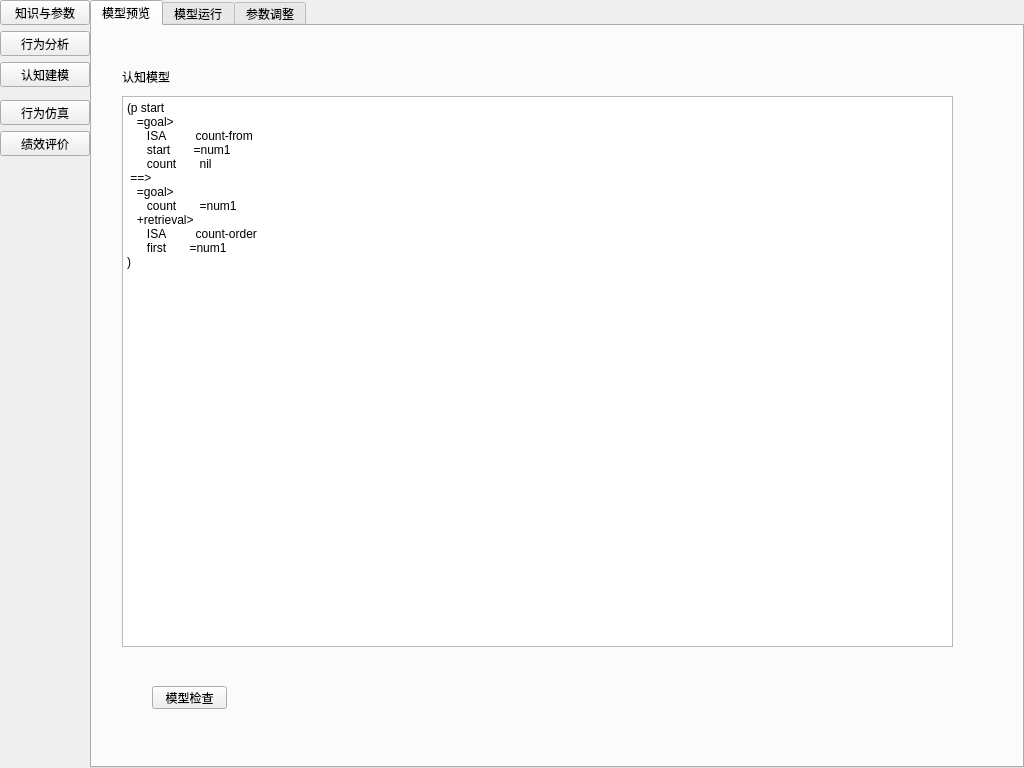
<?xml version="1.0" encoding="UTF-8"?>
<ui version="4.0">
 <class>SideBarDemo</class>
 <widget class="QWidget" name="SideBarDemo">
  <property name="geometry">
   <rect>
    <x>0</x>
    <y>0</y>
    <width>1024</width>
    <height>768</height>
   </rect>
  </property>
  <property name="windowTitle">
   <string>认知与决策建模仿真</string>
  </property>
  <property name="styleSheet">
   <string notr="true">QWidget.SideBar {
    border-right: 1px solid rgb(170, 170, 170);
    background: qlineargradient(spread:reflect,
        x1:0, y1:0, x2:1, y2:0,
        stop:0 rgba(50, 50, 50, 255),
        stop:1 rgba(150, 150, 150, 255));
}

QWidget.SideBar QToolButton {
    font-size: 13px;
    font-weight: normal;
    border: none;
    color: rgb(240,240,240);

    padding-left:12px;
    padding-right: 12px;
    padding-top: 5px;

    border-top: 1px dashed rgba(0,0,0,0);
    border-bottom: 1px dashed rgba(0,0,0,0);
    border-right: 1px dashed rgba(0,0,0,0);
}

QWidget.SideBar QToolButton:hover {
    color: rgb(200, 200, 200);
}

QWidget.SideBar QToolButton[current=&quot;true&quot;] {
    border-top: 1px solid rgb(90,90,90);
    border-right: 1px solid rgb(200, 200, 200, 200);
    border-bottom: 1px solid rgb(90,90,90);
    color: black;
    background: qlineargradient(spread:pad,
        x1:0, y1:0, x2:1, y2:0,
        stop:0 rgba(130, 130, 130, 255),
        stop:1 rgba(230, 230, 230, 255));
}

QWidget.SideBar QToolButton[first=&quot;true&quot;] {
    border-top: 1px dashed rgba(0, 0, 0, 0);
}

QWidget.SideBar .Separator {
    border: none;
    background: qlineargradient(spread:reflect,
        x1:0, y1:0, x2:1, y2:0,
        stop:0 rgba(10, 10, 10, 255),
        stop:1 rgba(220, 220, 220, 255));
}

#content {
	border: none;
	border-left: 1px solid gray;
	background: rgba(0, 255, 0, 100);
}</string>
  </property>
  <property name="class" stdset="0">
   <string/>
  </property>
  <layout class="QGridLayout" name="gridLayout">
   <property name="leftMargin">
    <number>0</number>
   </property>
   <property name="topMargin">
    <number>0</number>
   </property>
   <property name="rightMargin">
    <number>0</number>
   </property>
   <property name="bottomMargin">
    <number>0</number>
   </property>
   <property name="horizontalSpacing">
    <number>0</number>
   </property>
   <item row="0" column="0">
    <widget class="QWidget" name="sideBar" native="true">
     <property name="sizePolicy">
      <sizepolicy hsizetype="Fixed" vsizetype="Preferred">
       <horstretch>0</horstretch>
       <verstretch>0</verstretch>
      </sizepolicy>
     </property>
     <property name="minimumSize">
      <size>
       <width>90</width>
       <height>0</height>
      </size>
     </property>
     <property name="class" stdset="0">
      <string>SideBar</string>
     </property>
     <layout class="QGridLayout" name="gridLayout_2">
      <property name="leftMargin">
       <number>0</number>
      </property>
      <property name="topMargin">
       <number>0</number>
      </property>
      <property name="rightMargin">
       <number>0</number>
      </property>
      <property name="bottomMargin">
       <number>0</number>
      </property>
      <item row="4" column="0">
       <widget class="QWidget" name="widget" native="true">
        <property name="minimumSize">
         <size>
          <width>0</width>
          <height>1</height>
         </size>
        </property>
        <property name="maximumSize">
         <size>
          <width>16777215</width>
          <height>1</height>
         </size>
        </property>
        <property name="class" stdset="0">
         <string>Separator</string>
        </property>
       </widget>
      </item>
      <item row="5" column="0">
       <widget class="QToolButton" name="toolButton_4">
        <property name="sizePolicy">
         <sizepolicy hsizetype="Expanding" vsizetype="Fixed">
          <horstretch>0</horstretch>
          <verstretch>0</verstretch>
         </sizepolicy>
        </property>
        <property name="text">
         <string>行为仿真</string>
        </property>
        <property name="icon">
         <iconset resource="resources.qrc">
          <normaloff>:/images/resources/button-3.png</normaloff>:/images/resources/button-3.png</iconset>
        </property>
        <property name="iconSize">
         <size>
          <width>64</width>
          <height>64</height>
         </size>
        </property>
        <property name="toolButtonStyle">
         <enum>Qt::ToolButtonTextUnderIcon</enum>
        </property>
       </widget>
      </item>
      <item row="3" column="0">
       <widget class="QToolButton" name="toolButton_3">
        <property name="sizePolicy">
         <sizepolicy hsizetype="Expanding" vsizetype="Fixed">
          <horstretch>0</horstretch>
          <verstretch>0</verstretch>
         </sizepolicy>
        </property>
        <property name="text">
         <string>认知建模</string>
        </property>
        <property name="icon">
         <iconset resource="resources.qrc">
          <normaloff>:/images/resources/button-5.png</normaloff>:/images/resources/button-5.png</iconset>
        </property>
        <property name="iconSize">
         <size>
          <width>64</width>
          <height>64</height>
         </size>
        </property>
        <property name="toolButtonStyle">
         <enum>Qt::ToolButtonTextUnderIcon</enum>
        </property>
       </widget>
      </item>
      <item row="6" column="0">
       <widget class="QToolButton" name="toolButton_5">
        <property name="sizePolicy">
         <sizepolicy hsizetype="Expanding" vsizetype="Fixed">
          <horstretch>0</horstretch>
          <verstretch>0</verstretch>
         </sizepolicy>
        </property>
        <property name="text">
         <string>绩效评价</string>
        </property>
        <property name="icon">
         <iconset resource="resources.qrc">
          <normaloff>:/images/resources/button-1.png</normaloff>:/images/resources/button-1.png</iconset>
        </property>
        <property name="iconSize">
         <size>
          <width>64</width>
          <height>64</height>
         </size>
        </property>
        <property name="toolButtonStyle">
         <enum>Qt::ToolButtonTextUnderIcon</enum>
        </property>
       </widget>
      </item>
      <item row="1" column="0">
       <widget class="QToolButton" name="toolButton_1">
        <property name="sizePolicy">
         <sizepolicy hsizetype="Expanding" vsizetype="Fixed">
          <horstretch>0</horstretch>
          <verstretch>0</verstretch>
         </sizepolicy>
        </property>
        <property name="text">
         <string>知识与参数</string>
        </property>
        <property name="icon">
         <iconset resource="resources.qrc">
          <normaloff>:/images/resources/button-2.png</normaloff>:/images/resources/button-2.png</iconset>
        </property>
        <property name="iconSize">
         <size>
          <width>64</width>
          <height>64</height>
         </size>
        </property>
        <property name="toolButtonStyle">
         <enum>Qt::ToolButtonTextUnderIcon</enum>
        </property>
       </widget>
      </item>
      <item row="2" column="0">
       <widget class="QToolButton" name="toolButton_2">
        <property name="sizePolicy">
         <sizepolicy hsizetype="Expanding" vsizetype="Fixed">
          <horstretch>0</horstretch>
          <verstretch>0</verstretch>
         </sizepolicy>
        </property>
        <property name="text">
         <string>行为分析</string>
        </property>
        <property name="icon">
         <iconset resource="resources.qrc">
          <normaloff>:/images/resources/button-4.png</normaloff>:/images/resources/button-4.png</iconset>
        </property>
        <property name="iconSize">
         <size>
          <width>64</width>
          <height>64</height>
         </size>
        </property>
        <property name="toolButtonStyle">
         <enum>Qt::ToolButtonTextUnderIcon</enum>
        </property>
       </widget>
      </item>
      <item row="7" column="0">
       <spacer name="verticalSpacer">
        <property name="orientation">
         <enum>Qt::Vertical</enum>
        </property>
        <property name="sizeHint" stdset="0">
         <size>
          <width>20</width>
          <height>40</height>
         </size>
        </property>
       </spacer>
      </item>
     </layout>
    </widget>
   </item>
   <item row="0" column="1">
    <widget class="QTabWidget" name="tabWidget">
     <property name="currentIndex">
      <number>0</number>
     </property>
     <widget class="QWidget" name="widget">
      <attribute name="icon">
       <iconset resource="resources.qrc">
        <normaloff>:/images/resources/button-2.png</normaloff>:/images/resources/button-2.png</iconset>
      </attribute>
      <attribute name="title">
       <string>模型预览</string>
      </attribute>
      <widget class="QPushButton" name="pushButton_6">
       <property name="geometry">
        <rect>
         <x>60</x>
         <y>660</y>
         <width>75</width>
         <height>23</height>
        </rect>
       </property>
       <property name="text">
        <string>模型检查</string>
       </property>
      </widget>
      <widget class="QTextEdit" name="textEdit">
       <property name="geometry">
        <rect>
         <x>30</x>
         <y>70</y>
         <width>831</width>
         <height>551</height>
        </rect>
       </property>
       <property name="html">
        <string>&lt;!DOCTYPE HTML PUBLIC &quot;-//W3C//DTD HTML 4.0//EN&quot; &quot;http://www.w3.org/TR/REC-html40/strict.dtd&quot;&gt;
&lt;html&gt;&lt;head&gt;&lt;meta name=&quot;qrichtext&quot; content=&quot;1&quot; /&gt;&lt;style type=&quot;text/css&quot;&gt;
p, li { white-space: pre-wrap; }
&lt;/style&gt;&lt;/head&gt;&lt;body style=&quot; font-family:'SimSun'; font-size:9pt; font-weight:400; font-style:normal;&quot;&gt;
&lt;p style=&quot; margin-top:0px; margin-bottom:0px; margin-left:0px; margin-right:0px; -qt-block-indent:0; text-indent:0px;&quot;&gt;(p start&lt;/p&gt;
&lt;p style=&quot; margin-top:0px; margin-bottom:0px; margin-left:0px; margin-right:0px; -qt-block-indent:0; text-indent:0px;&quot;&gt;   =goal&amp;gt;&lt;/p&gt;
&lt;p style=&quot; margin-top:0px; margin-bottom:0px; margin-left:0px; margin-right:0px; -qt-block-indent:0; text-indent:0px;&quot;&gt;      ISA         count-from&lt;/p&gt;
&lt;p style=&quot; margin-top:0px; margin-bottom:0px; margin-left:0px; margin-right:0px; -qt-block-indent:0; text-indent:0px;&quot;&gt;      start       =num1&lt;/p&gt;
&lt;p style=&quot; margin-top:0px; margin-bottom:0px; margin-left:0px; margin-right:0px; -qt-block-indent:0; text-indent:0px;&quot;&gt;      count       nil&lt;/p&gt;
&lt;p style=&quot; margin-top:0px; margin-bottom:0px; margin-left:0px; margin-right:0px; -qt-block-indent:0; text-indent:0px;&quot;&gt; ==&amp;gt;&lt;/p&gt;
&lt;p style=&quot; margin-top:0px; margin-bottom:0px; margin-left:0px; margin-right:0px; -qt-block-indent:0; text-indent:0px;&quot;&gt;   =goal&amp;gt;&lt;/p&gt;
&lt;p style=&quot; margin-top:0px; margin-bottom:0px; margin-left:0px; margin-right:0px; -qt-block-indent:0; text-indent:0px;&quot;&gt;      count       =num1&lt;/p&gt;
&lt;p style=&quot; margin-top:0px; margin-bottom:0px; margin-left:0px; margin-right:0px; -qt-block-indent:0; text-indent:0px;&quot;&gt;   +retrieval&amp;gt;&lt;/p&gt;
&lt;p style=&quot; margin-top:0px; margin-bottom:0px; margin-left:0px; margin-right:0px; -qt-block-indent:0; text-indent:0px;&quot;&gt;      ISA         count-order&lt;/p&gt;
&lt;p style=&quot; margin-top:0px; margin-bottom:0px; margin-left:0px; margin-right:0px; -qt-block-indent:0; text-indent:0px;&quot;&gt;      first       =num1&lt;/p&gt;
&lt;p style=&quot; margin-top:0px; margin-bottom:0px; margin-left:0px; margin-right:0px; -qt-block-indent:0; text-indent:0px;&quot;&gt;)&lt;/p&gt;&lt;/body&gt;&lt;/html&gt;</string>
       </property>
      </widget>
      <widget class="QLabel" name="label_16">
       <property name="geometry">
        <rect>
         <x>30</x>
         <y>40</y>
         <width>81</width>
         <height>21</height>
        </rect>
       </property>
       <property name="text">
        <string>认知模型</string>
       </property>
      </widget>
     </widget>
     <widget class="QWidget" name="tab_3">
      <attribute name="icon">
       <iconset resource="resources.qrc">
        <normaloff>:/images/resources/button-3.png</normaloff>:/images/resources/button-3.png</iconset>
      </attribute>
      <attribute name="title">
       <string>模型运行</string>
      </attribute>
      <widget class="QPushButton" name="pushButton">
       <property name="geometry">
        <rect>
         <x>50</x>
         <y>80</y>
         <width>75</width>
         <height>23</height>
        </rect>
       </property>
       <property name="text">
        <string>Run</string>
       </property>
      </widget>
      <widget class="QLabel" name="label">
       <property name="geometry">
        <rect>
         <x>50</x>
         <y>50</y>
         <width>191</width>
         <height>16</height>
        </rect>
       </property>
       <property name="text">
        <string>Model Name:Three position</string>
       </property>
      </widget>
      <widget class="QTextBrowser" name="textBrowser">
       <property name="geometry">
        <rect>
         <x>50</x>
         <y>120</y>
         <width>791</width>
         <height>571</height>
        </rect>
       </property>
      </widget>
      <widget class="QPushButton" name="pushButton_2">
       <property name="geometry">
        <rect>
         <x>130</x>
         <y>80</y>
         <width>75</width>
         <height>23</height>
        </rect>
       </property>
       <property name="text">
        <string>Pause</string>
       </property>
      </widget>
      <widget class="QPushButton" name="pushButton_3">
       <property name="geometry">
        <rect>
         <x>220</x>
         <y>80</y>
         <width>75</width>
         <height>23</height>
        </rect>
       </property>
       <property name="text">
        <string>Clear</string>
       </property>
      </widget>
      <widget class="QPushButton" name="pushButton_4">
       <property name="geometry">
        <rect>
         <x>310</x>
         <y>80</y>
         <width>75</width>
         <height>23</height>
        </rect>
       </property>
       <property name="text">
        <string>Restart</string>
       </property>
      </widget>
     </widget>
     <widget class="QWidget" name="tab_4">
      <attribute name="icon">
       <iconset resource="resources.qrc">
        <normaloff>:/images/resources/button-5.png</normaloff>:/images/resources/button-5.png</iconset>
      </attribute>
      <attribute name="title">
       <string>参数调整</string>
      </attribute>
      <widget class="QLabel" name="label_5">
       <property name="geometry">
        <rect>
         <x>450</x>
         <y>30</y>
         <width>41</width>
         <height>21</height>
        </rect>
       </property>
       <property name="text">
        <string>时间</string>
       </property>
      </widget>
      <widget class="QLineEdit" name="lineEdit_6">
       <property name="geometry">
        <rect>
         <x>500</x>
         <y>30</y>
         <width>113</width>
         <height>20</height>
        </rect>
       </property>
       <property name="text">
        <string>1'12:1234</string>
       </property>
      </widget>
      <widget class="QLabel" name="label_24">
       <property name="geometry">
        <rect>
         <x>40</x>
         <y>30</y>
         <width>91</width>
         <height>21</height>
        </rect>
       </property>
       <property name="text">
        <string>系统参数</string>
       </property>
      </widget>
      <widget class="QPushButton" name="pushButton_5">
       <property name="geometry">
        <rect>
         <x>770</x>
         <y>630</y>
         <width>75</width>
         <height>23</height>
        </rect>
       </property>
       <property name="text">
        <string>保存</string>
       </property>
      </widget>
      <widget class="QTextBrowser" name="textBrowser_5">
       <property name="geometry">
        <rect>
         <x>470</x>
         <y>410</y>
         <width>381</width>
         <height>191</height>
        </rect>
       </property>
       <property name="html">
        <string>&lt;!DOCTYPE HTML PUBLIC &quot;-//W3C//DTD HTML 4.0//EN&quot; &quot;http://www.w3.org/TR/REC-html40/strict.dtd&quot;&gt;
&lt;html&gt;&lt;head&gt;&lt;meta name=&quot;qrichtext&quot; content=&quot;1&quot; /&gt;&lt;style type=&quot;text/css&quot;&gt;
p, li { white-space: pre-wrap; }
&lt;/style&gt;&lt;/head&gt;&lt;body style=&quot; font-family:'SimSun'; font-size:9pt; font-weight:400; font-style:normal;&quot;&gt;
&lt;p style=&quot; margin-top:0px; margin-bottom:0px; margin-left:0px; margin-right:0px; -qt-block-indent:0; text-indent:0px;&quot;&gt;(p start&lt;/p&gt;
&lt;p style=&quot; margin-top:0px; margin-bottom:0px; margin-left:0px; margin-right:0px; -qt-block-indent:0; text-indent:0px;&quot;&gt;   =goal&amp;gt;&lt;/p&gt;
&lt;p style=&quot; margin-top:0px; margin-bottom:0px; margin-left:0px; margin-right:0px; -qt-block-indent:0; text-indent:0px;&quot;&gt;      ISA         count-from&lt;/p&gt;
&lt;p style=&quot; margin-top:0px; margin-bottom:0px; margin-left:0px; margin-right:0px; -qt-block-indent:0; text-indent:0px;&quot;&gt;      start       =num1&lt;/p&gt;
&lt;p style=&quot; margin-top:0px; margin-bottom:0px; margin-left:0px; margin-right:0px; -qt-block-indent:0; text-indent:0px;&quot;&gt;      count       nil&lt;/p&gt;
&lt;p style=&quot; margin-top:0px; margin-bottom:0px; margin-left:0px; margin-right:0px; -qt-block-indent:0; text-indent:0px;&quot;&gt; ==&amp;gt;&lt;/p&gt;
&lt;p style=&quot; margin-top:0px; margin-bottom:0px; margin-left:0px; margin-right:0px; -qt-block-indent:0; text-indent:0px;&quot;&gt;   =goal&amp;gt;&lt;/p&gt;
&lt;p style=&quot; margin-top:0px; margin-bottom:0px; margin-left:0px; margin-right:0px; -qt-block-indent:0; text-indent:0px;&quot;&gt;      count       =num1&lt;/p&gt;
&lt;p style=&quot; margin-top:0px; margin-bottom:0px; margin-left:0px; margin-right:0px; -qt-block-indent:0; text-indent:0px;&quot;&gt;   +retrieval&amp;gt;&lt;/p&gt;
&lt;p style=&quot; margin-top:0px; margin-bottom:0px; margin-left:0px; margin-right:0px; -qt-block-indent:0; text-indent:0px;&quot;&gt;      ISA         count-order&lt;/p&gt;
&lt;p style=&quot; margin-top:0px; margin-bottom:0px; margin-left:0px; margin-right:0px; -qt-block-indent:0; text-indent:0px;&quot;&gt;      first       =num1&lt;/p&gt;
&lt;p style=&quot; margin-top:0px; margin-bottom:0px; margin-left:0px; margin-right:0px; -qt-block-indent:0; text-indent:0px;&quot;&gt;)&lt;/p&gt;&lt;/body&gt;&lt;/html&gt;</string>
       </property>
      </widget>
      <widget class="QComboBox" name="comboBox_14">
       <property name="geometry">
        <rect>
         <x>500</x>
         <y>110</y>
         <width>31</width>
         <height>21</height>
        </rect>
       </property>
      </widget>
      <widget class="QComboBox" name="comboBox_15">
       <property name="geometry">
        <rect>
         <x>650</x>
         <y>200</y>
         <width>91</width>
         <height>21</height>
        </rect>
       </property>
       <item>
        <property name="text">
         <string>IS</string>
        </property>
       </item>
       <item>
        <property name="text">
         <string>=</string>
        </property>
       </item>
       <item>
        <property name="text">
         <string>&gt;</string>
        </property>
       </item>
       <item>
        <property name="text">
         <string>&lt;</string>
        </property>
       </item>
       <item>
        <property name="text">
         <string>&gt;=</string>
        </property>
       </item>
       <item>
        <property name="text">
         <string>&lt;=</string>
        </property>
       </item>
      </widget>
      <widget class="QComboBox" name="comboBox_16">
       <property name="geometry">
        <rect>
         <x>650</x>
         <y>170</y>
         <width>91</width>
         <height>21</height>
        </rect>
       </property>
       <item>
        <property name="text">
         <string>count</string>
        </property>
       </item>
       <item>
        <property name="text">
         <string>=</string>
        </property>
       </item>
       <item>
        <property name="text">
         <string>&gt;</string>
        </property>
       </item>
       <item>
        <property name="text">
         <string>&lt;</string>
        </property>
       </item>
       <item>
        <property name="text">
         <string>&gt;=</string>
        </property>
       </item>
       <item>
        <property name="text">
         <string>&lt;=</string>
        </property>
       </item>
      </widget>
      <widget class="QComboBox" name="comboBox_17">
       <property name="geometry">
        <rect>
         <x>540</x>
         <y>170</y>
         <width>91</width>
         <height>21</height>
        </rect>
       </property>
       <item>
        <property name="text">
         <string>goal</string>
        </property>
       </item>
       <item>
        <property name="text">
         <string>count-order</string>
        </property>
       </item>
      </widget>
      <widget class="QLabel" name="label_15">
       <property name="geometry">
        <rect>
         <x>490</x>
         <y>230</y>
         <width>41</width>
         <height>21</height>
        </rect>
       </property>
       <property name="text">
        <string>&lt;html&gt;&lt;head/&gt;&lt;body&gt;&lt;p&gt;&lt;span style=&quot; font-size:14pt;&quot;&gt;+   -&lt;/span&gt;&lt;/p&gt;&lt;/body&gt;&lt;/html&gt;</string>
       </property>
      </widget>
      <widget class="QComboBox" name="comboBox_18">
       <property name="geometry">
        <rect>
         <x>540</x>
         <y>200</y>
         <width>91</width>
         <height>21</height>
        </rect>
       </property>
       <item>
        <property name="text">
         <string>retrieve</string>
        </property>
       </item>
      </widget>
      <widget class="QLabel" name="label_11">
       <property name="geometry">
        <rect>
         <x>450</x>
         <y>170</y>
         <width>71</width>
         <height>21</height>
        </rect>
       </property>
       <property name="text">
        <string>结果</string>
       </property>
      </widget>
      <widget class="QLineEdit" name="lineEdit_7">
       <property name="geometry">
        <rect>
         <x>760</x>
         <y>200</y>
         <width>111</width>
         <height>20</height>
        </rect>
       </property>
       <property name="text">
        <string>counter-order</string>
       </property>
      </widget>
      <widget class="QLineEdit" name="lineEdit_10">
       <property name="geometry">
        <rect>
         <x>760</x>
         <y>110</y>
         <width>113</width>
         <height>20</height>
        </rect>
       </property>
       <property name="text">
        <string>num1</string>
       </property>
      </widget>
      <widget class="QLineEdit" name="lineEdit_11">
       <property name="geometry">
        <rect>
         <x>760</x>
         <y>70</y>
         <width>113</width>
         <height>20</height>
        </rect>
       </property>
       <property name="text">
        <string>count-from</string>
       </property>
      </widget>
      <widget class="QComboBox" name="comboBox_19">
       <property name="geometry">
        <rect>
         <x>540</x>
         <y>230</y>
         <width>91</width>
         <height>21</height>
        </rect>
       </property>
       <item>
        <property name="text">
         <string>first</string>
        </property>
       </item>
      </widget>
      <widget class="QLabel" name="label_13">
       <property name="geometry">
        <rect>
         <x>450</x>
         <y>70</y>
         <width>71</width>
         <height>21</height>
        </rect>
       </property>
       <property name="text">
        <string>条件</string>
       </property>
      </widget>
      <widget class="QComboBox" name="comboBox_20">
       <property name="geometry">
        <rect>
         <x>540</x>
         <y>110</y>
         <width>91</width>
         <height>21</height>
        </rect>
       </property>
       <item>
        <property name="text">
         <string>start</string>
        </property>
       </item>
      </widget>
      <widget class="QComboBox" name="comboBox_21">
       <property name="geometry">
        <rect>
         <x>540</x>
         <y>70</y>
         <width>91</width>
         <height>21</height>
        </rect>
       </property>
       <item>
        <property name="text">
         <string>goal</string>
        </property>
       </item>
      </widget>
      <widget class="QLineEdit" name="lineEdit_12">
       <property name="geometry">
        <rect>
         <x>760</x>
         <y>230</y>
         <width>111</width>
         <height>20</height>
        </rect>
       </property>
       <property name="text">
        <string>num1</string>
       </property>
      </widget>
      <widget class="QLabel" name="label_26">
       <property name="geometry">
        <rect>
         <x>460</x>
         <y>110</y>
         <width>41</width>
         <height>21</height>
        </rect>
       </property>
       <property name="text">
        <string>&lt;html&gt;&lt;head/&gt;&lt;body&gt;&lt;p&gt;&lt;span style=&quot; font-size:14pt;&quot;&gt;+   -&lt;/span&gt;&lt;/p&gt;&lt;/body&gt;&lt;/html&gt;</string>
       </property>
      </widget>
      <widget class="QComboBox" name="comboBox_22">
       <property name="geometry">
        <rect>
         <x>650</x>
         <y>230</y>
         <width>91</width>
         <height>21</height>
        </rect>
       </property>
       <item>
        <property name="text">
         <string>=</string>
        </property>
       </item>
      </widget>
      <widget class="QComboBox" name="comboBox_23">
       <property name="geometry">
        <rect>
         <x>650</x>
         <y>70</y>
         <width>91</width>
         <height>21</height>
        </rect>
       </property>
       <item>
        <property name="text">
         <string>IS</string>
        </property>
       </item>
       <item>
        <property name="text">
         <string>=</string>
        </property>
       </item>
       <item>
        <property name="text">
         <string>&gt;</string>
        </property>
       </item>
       <item>
        <property name="text">
         <string>&lt;</string>
        </property>
       </item>
       <item>
        <property name="text">
         <string>&gt;=</string>
        </property>
       </item>
       <item>
        <property name="text">
         <string>&lt;=</string>
        </property>
       </item>
      </widget>
      <widget class="QLineEdit" name="lineEdit_13">
       <property name="geometry">
        <rect>
         <x>760</x>
         <y>170</y>
         <width>113</width>
         <height>20</height>
        </rect>
       </property>
       <property name="text">
        <string>num1</string>
       </property>
      </widget>
      <widget class="QComboBox" name="comboBox_24">
       <property name="geometry">
        <rect>
         <x>650</x>
         <y>110</y>
         <width>91</width>
         <height>21</height>
        </rect>
       </property>
       <item>
        <property name="text">
         <string>=</string>
        </property>
       </item>
      </widget>
      <widget class="QLabel" name="label_27">
       <property name="geometry">
        <rect>
         <x>450</x>
         <y>370</y>
         <width>91</width>
         <height>21</height>
        </rect>
       </property>
       <property name="text">
        <string>过程知识</string>
       </property>
      </widget>
      <widget class="QListWidget" name="listWidget_6">
       <property name="geometry">
        <rect>
         <x>40</x>
         <y>410</y>
         <width>411</width>
         <height>251</height>
        </rect>
       </property>
       <item>
        <property name="text">
         <string>start</string>
        </property>
       </item>
      </widget>
      <widget class="QLabel" name="label_28">
       <property name="geometry">
        <rect>
         <x>40</x>
         <y>120</y>
         <width>91</width>
         <height>21</height>
        </rect>
       </property>
       <property name="text">
        <string>模型参数</string>
       </property>
      </widget>
      <widget class="QLabel" name="label_29">
       <property name="geometry">
        <rect>
         <x>40</x>
         <y>220</y>
         <width>91</width>
         <height>21</height>
        </rect>
       </property>
       <property name="text">
        <string>陈述知识</string>
       </property>
      </widget>
      <widget class="QLabel" name="label_30">
       <property name="geometry">
        <rect>
         <x>40</x>
         <y>380</y>
         <width>91</width>
         <height>21</height>
        </rect>
       </property>
       <property name="text">
        <string>过程知识</string>
       </property>
      </widget>
     </widget>
    </widget>
   </item>
  </layout>
 </widget>
 <layoutdefault spacing="6" margin="11"/>
 <resources>
  <include location="resources.qrc"/>
 </resources>
 <connections/>
</ui>
